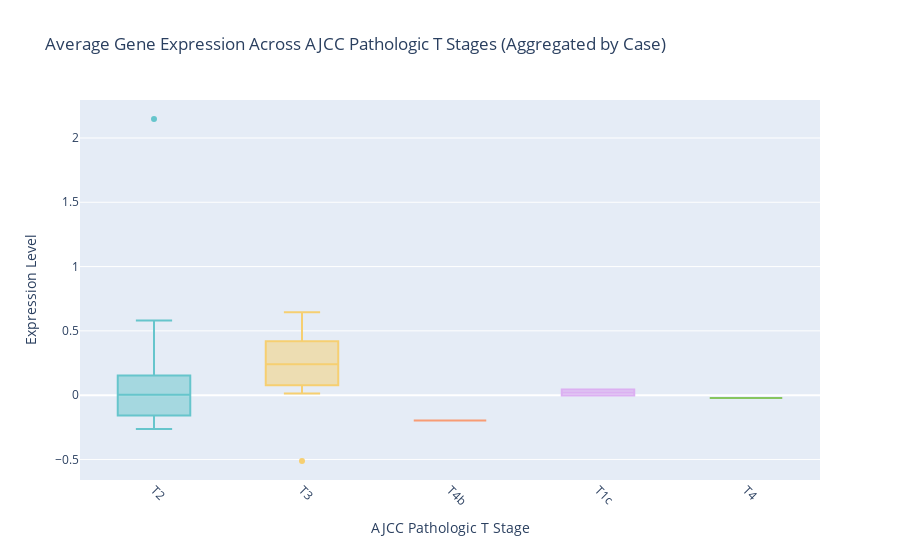

Notebook cell for this chart:
### Code cell
# Filter out "Unknown" values for AJCC Pathologic T stages
filtered_data_state_t = aggregated_data[reshaped_df['ajcc_pathologic_t'] != "Unknown"]

fig = px.box(
    filtered_data_state_t,
    x='ajcc_pathologic_t',
    y='Expression',
    color='ajcc_pathologic_t',  
    title="Average Gene Expression Across AJCC Pathologic T Stages (Aggregated by Case)",
    labels={
        'ajcc_pathologic_t': 'AJCC Pathologic T Stage',
        'Expression': 'Expression Level'
    },
    color_discrete_sequence=px.colors.qualitative.Pastel 
)


fig.update_layout(
    xaxis_title="AJCC Pathologic T Stage",
    yaxis_title="Expression Level",
    xaxis_tickangle=45,
    showlegend=False 
)

fig.show()

### Figure 1 — Plotly figure (JSON) as saved in the notebook; plotly's stock layout.template omitted (floating-point values rounded to 4 significant figures)
{"data": [{"alignmentgroup": "True", "hovertemplate": "AJCC Pathologic T Stage=%{x}<br>Expression Level=%{y}<extra></extra>", "legendgroup": "T2", "marker": {"color": "rgb(102, 197, 204)"}, "name": "T2", "notched": false, "offsetgroup": "T2", "orientation": "v", "showlegend": true, "type": "box", "x": ["T2", "T2", "T2", "T2", "T2", "T2", "T2", "T2", "T2", "T2", "T2", "T2", "T2", "T2", "T2", "T2", "T2", "T2", "T2", "T2", "T2", "T2", "T2", "T2", "T2", "T2", "T2", "T2", "T2", "T2", "T2"], "x0": " ", "xaxis": "x", "y": [-0.212, 0.02433, 0.5814, 0.4323, -0.1334, -0.263, -0.0694, -0.03682, 0.02125, -0.02029, 0.03698, -0.2243, -0.02724, -0.2212, 0.05238, 2.147, 0.003703, -0.03224, 0.3351, 0.2563, 0.2953, -0.1694, 0.08245, 0.1191, -0.1745, -0.2148, -0.07819, 0.1579, -0.166, 0.5488, 0.1392], "y0": " ", "yaxis": "y"}, {"alignmentgroup": "True", "hovertemplate": "AJCC Pathologic T Stage=%{x}<br>Expression Level=%{y}<extra></extra>", "legendgroup": "T3", "marker": {"color": "rgb(246, 207, 113)"}, "name": "T3", "notched": false, "offsetgroup": "T3", "orientation": "v", "showlegend": true, "type": "box", "x": ["T3", "T3", "T3", "T3", "T3", "T3", "T3", "T3"], "x0": " ", "xaxis": "x", "y": [0.1431, -0.5119, 0.01261, 0.6446, 0.4908, 0.3388, 0.1431, 0.346], "y0": " ", "yaxis": "y"}, {"alignmentgroup": "True", "hovertemplate": "AJCC Pathologic T Stage=%{x}<br>Expression Level=%{y}<extra></extra>", "legendgroup": "T4b", "marker": {"color": "rgb(248, 156, 116)"}, "name": "T4b", "notched": false, "offsetgroup": "T4b", "orientation": "v", "showlegend": true, "type": "box", "x": ["T4b"], "x0": " ", "xaxis": "x", "y": [-0.1978], "y0": " ", "yaxis": "y"}, {"alignmentgroup": "True", "hovertemplate": "AJCC Pathologic T Stage=%{x}<br>Expression Level=%{y}<extra></extra>", "legendgroup": "T1c", "marker": {"color": "rgb(220, 176, 242)"}, "name": "T1c", "notched": false, "offsetgroup": "T1c", "orientation": "v", "showlegend": true, "type": "box", "x": ["T1c", "T1c"], "x0": " ", "xaxis": "x", "y": [-0.003247, 0.04409], "y0": " ", "yaxis": "y"}, {"alignmentgroup": "True", "hovertemplate": "AJCC Pathologic T Stage=%{x}<br>Expression Level=%{y}<extra></extra>", "legendgroup": "T4", "marker": {"color": "rgb(135, 197, 95)"}, "name": "T4", "notched": false, "offsetgroup": "T4", "orientation": "v", "showlegend": true, "type": "box", "x": ["T4"], "x0": " ", "xaxis": "x", "y": [-0.02194], "y0": " ", "yaxis": "y"}], "layout": {"autosize": true, "boxmode": "overlay", "legend": {"title": {"text": "AJCC Pathologic T Stage"}, "tracegroupgap": 0}, "showlegend": false, "title": {"text": "Average Gene Expression Across AJCC Pathologic T Stages (Aggregated by Case)"}, "xaxis": {"anchor": "y", "autorange": true, "categoryarray": ["T2", "T3", "T4b", "T1c", "T4"], "categoryorder": "array", "domain": [0, 1], "range": [-0.5, 4.5], "tickangle": 45, "title": {"text": "AJCC Pathologic T Stage"}, "type": "category"}, "yaxis": {"anchor": "x", "autorange": true, "domain": [0, 1], "range": [-0.6597, 2.295], "title": {"text": "Expression Level"}, "type": "linear"}}}
